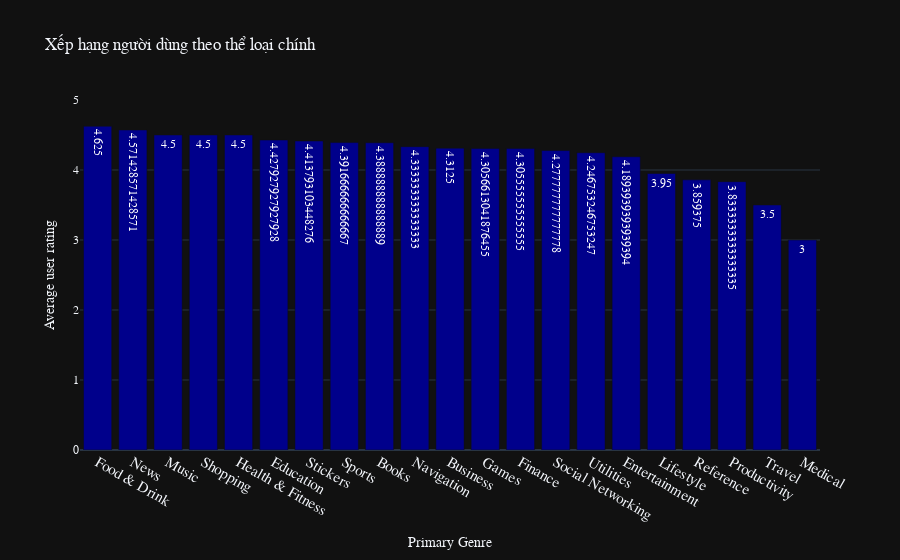

The notebook cell this image was saved under:
### Code cell
primary_avg = games.groupby('Primary Genre')[['Average User Rating']].mean().sort_values(by = ['Average User Rating'], ascending = False)

fig = go.Figure(data=[
    go.Bar(name='Primary', x =primary_avg.index  ,y = primary_avg['Average User Rating'] , text= primary_avg['Average User Rating'], marker_color='darkblue')])
fig.update_layout(hoverlabel=dict(font=dict(family='sans-serif', size=25)),barmode='relative', template='plotly_dark', title_text='Xếp hạng người dùng theo thể loại chính', font_family="Courier New")
fig.update_yaxes(title_text='Average user rating', range=[0,5])
fig.update_xaxes(title_text='Primary Genre',tickfont_size=15)
fig.show()

### Figure 1 — Plotly figure (JSON) as saved in the notebook; plotly's stock layout.template omitted (floating-point values rounded to 4 significant figures)
{"data": [{"marker": {"color": "darkblue"}, "name": "Primary", "text": [4.625, 4.571, 4.5, 4.5, 4.5, 4.428, 4.414, 4.392, 4.389, 4.333, 4.312, 4.306, 4.306, 4.278, 4.247, 4.189, 3.95, 3.859, 3.833, 3.5, 3], "type": "bar", "x": ["Food & Drink", "News", "Music", "Shopping", "Health & Fitness", "Education", "Stickers", "Sports", "Books", "Navigation", "Business", "Games", "Finance", "Social Networking", "Utilities", "Entertainment", "Lifestyle", "Reference", "Productivity", "Travel", "Medical"], "y": [4.625, 4.571, 4.5, 4.5, 4.5, 4.428, 4.414, 4.392, 4.389, 4.333, 4.312, 4.306, 4.306, 4.278, 4.247, 4.189, 3.95, 3.859, 3.833, 3.5, 3]}], "layout": {"barmode": "relative", "font": {"family": "Courier New"}, "hoverlabel": {"font": {"family": "sans-serif", "size": 25}}, "title": {"text": "Xếp hạng người dùng theo thể loại chính"}, "xaxis": {"tickfont": {"size": 15}, "title": {"text": "Primary Genre"}}, "yaxis": {"range": [0, 5], "title": {"text": "Average user rating"}}}}
